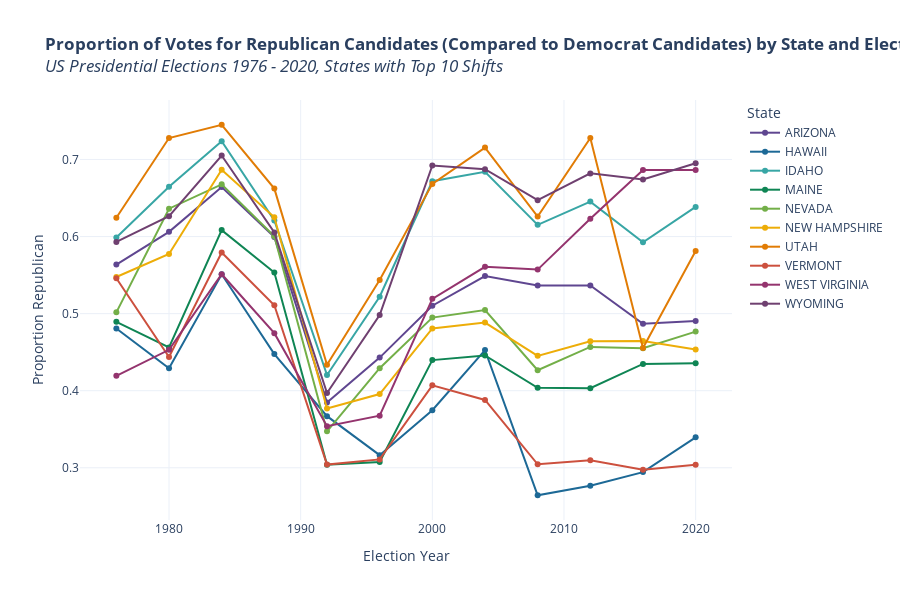

The notebook cell this image was saved under:
### Code cell
px.line(
    data_frame = rep_party_prop_df.filter(pl.col("state_po").is_in(top_diff_states)),
    x = "year", 
    y = "candidatevotes_prop",
    title = "<b>Proportion of Votes for Republican Candidates (Compared to Democrat Candidates) by State and Election Year</b><br><i>US Presidential Elections 1976 - 2020, States with Top 10 Shifts</i>",
    labels = {"candidatevotes_prop": "Proportion Republican", "year": "Election Year", "state": "State"},
    color = "state",
    color_discrete_sequence = px.colors.qualitative.Prism,
    markers = True,
    height = 600
)

### Figure 1 — Plotly figure (JSON) as saved in the notebook; plotly's stock layout.template omitted (floating-point values rounded to 4 significant figures)
{"data": [{"hovertemplate": "State=ARIZONA<br>Election Year=%{x}<br>Proportion Republican=%{y}<extra></extra>", "legendgroup": "ARIZONA", "line": {"color": "rgb(95, 70, 144)", "dash": "solid"}, "marker": {"symbol": "circle"}, "mode": "lines+markers", "name": "ARIZONA", "orientation": "v", "showlegend": true, "type": "scatter", "x": [1976, 1980, 1984, 1988, 1992, 1996, 2000, 2004, 2008, 2012, 2016, 2020], "xaxis": "x", "y": [0.5637, 0.6061, 0.6642, 0.5995, 0.3847, 0.4429, 0.5102, 0.5487, 0.5364, 0.5365, 0.4867, 0.4906], "yaxis": "y"}, {"hovertemplate": "State=HAWAII<br>Election Year=%{x}<br>Proportion Republican=%{y}<extra></extra>", "legendgroup": "HAWAII", "line": {"color": "rgb(29, 105, 150)", "dash": "solid"}, "marker": {"symbol": "circle"}, "mode": "lines+markers", "name": "HAWAII", "orientation": "v", "showlegend": true, "type": "scatter", "x": [1976, 1980, 1984, 1988, 1992, 1996, 2000, 2004, 2008, 2012, 2016, 2020], "xaxis": "x", "y": [0.4806, 0.429, 0.551, 0.4475, 0.367, 0.3164, 0.3746, 0.4526, 0.2644, 0.2768, 0.2944, 0.3395], "yaxis": "y"}, {"hovertemplate": "State=IDAHO<br>Election Year=%{x}<br>Proportion Republican=%{y}<extra></extra>", "legendgroup": "IDAHO", "line": {"color": "rgb(56, 166, 165)", "dash": "solid"}, "marker": {"symbol": "circle"}, "mode": "lines+markers", "name": "IDAHO", "orientation": "v", "showlegend": true, "type": "scatter", "x": [1976, 1980, 1984, 1988, 1992, 1996, 2000, 2004, 2008, 2012, 2016, 2020], "xaxis": "x", "y": [0.5988, 0.6646, 0.7236, 0.6208, 0.4203, 0.5218, 0.6717, 0.6839, 0.6152, 0.6453, 0.5926, 0.6384], "yaxis": "y"}, {"hovertemplate": "State=MAINE<br>Election Year=%{x}<br>Proportion Republican=%{y}<extra></extra>", "legendgroup": "MAINE", "line": {"color": "rgb(15, 133, 84)", "dash": "solid"}, "marker": {"symbol": "circle"}, "mode": "lines+markers", "name": "MAINE", "orientation": "v", "showlegend": true, "type": "scatter", "x": [1976, 1980, 1984, 1988, 1992, 1996, 2000, 2004, 2008, 2012, 2016, 2020], "xaxis": "x", "y": [0.4893, 0.4561, 0.6083, 0.5534, 0.3039, 0.3076, 0.4397, 0.4458, 0.4038, 0.4033, 0.4348, 0.4355], "yaxis": "y"}, {"hovertemplate": "State=NEVADA<br>Election Year=%{x}<br>Proportion Republican=%{y}<extra></extra>", "legendgroup": "NEVADA", "line": {"color": "rgb(115, 175, 72)", "dash": "solid"}, "marker": {"symbol": "circle"}, "mode": "lines+markers", "name": "NEVADA", "orientation": "v", "showlegend": true, "type": "scatter", "x": [1976, 1980, 1984, 1988, 1992, 1996, 2000, 2004, 2008, 2012, 2016, 2020], "xaxis": "x", "y": [0.5017, 0.6361, 0.6677, 0.6005, 0.3473, 0.4291, 0.4949, 0.5047, 0.4265, 0.4568, 0.455, 0.4767], "yaxis": "y"}, {"hovertemplate": "State=NEW HAMPSHIRE<br>Election Year=%{x}<br>Proportion Republican=%{y}<extra></extra>", "legendgroup": "NEW HAMPSHIRE", "line": {"color": "rgb(237, 173, 8)", "dash": "solid"}, "marker": {"symbol": "circle"}, "mode": "lines+markers", "name": "NEW HAMPSHIRE", "orientation": "v", "showlegend": true, "type": "scatter", "x": [1976, 1980, 1984, 1988, 1992, 1996, 2000, 2004, 2008, 2012, 2016, 2020], "xaxis": "x", "y": [0.5475, 0.5774, 0.6867, 0.6249, 0.3769, 0.3957, 0.4807, 0.4883, 0.4452, 0.464, 0.4646, 0.4536], "yaxis": "y"}, {"hovertemplate": "State=UTAH<br>Election Year=%{x}<br>Proportion Republican=%{y}<extra></extra>", "legendgroup": "UTAH", "line": {"color": "rgb(225, 124, 5)", "dash": "solid"}, "marker": {"symbol": "circle"}, "mode": "lines+markers", "name": "UTAH", "orientation": "v", "showlegend": true, "type": "scatter", "x": [1976, 1980, 1984, 1988, 1992, 1996, 2000, 2004, 2008, 2012, 2016, 2020], "xaxis": "x", "y": [0.6243, 0.7278, 0.745, 0.6622, 0.4336, 0.5437, 0.6683, 0.7154, 0.6258, 0.7279, 0.4554, 0.5813], "yaxis": "y"}, {"hovertemplate": "State=VERMONT<br>Election Year=%{x}<br>Proportion Republican=%{y}<extra></extra>", "legendgroup": "VERMONT", "line": {"color": "rgb(204, 80, 62)", "dash": "solid"}, "marker": {"symbol": "circle"}, "mode": "lines+markers", "name": "VERMONT", "orientation": "v", "showlegend": true, "type": "scatter", "x": [1976, 1980, 1984, 1988, 1992, 1996, 2000, 2004, 2008, 2012, 2016, 2020], "xaxis": "x", "y": [0.5459, 0.4436, 0.5792, 0.511, 0.3042, 0.3109, 0.407, 0.388, 0.3045, 0.3097, 0.2976, 0.3038], "yaxis": "y"}, {"hovertemplate": "State=WEST VIRGINIA<br>Election Year=%{x}<br>Proportion Republican=%{y}<extra></extra>", "legendgroup": "WEST VIRGINIA", "line": {"color": "rgb(148, 52, 110)", "dash": "solid"}, "marker": {"symbol": "circle"}, "mode": "lines+markers", "name": "WEST VIRGINIA", "orientation": "v", "showlegend": true, "type": "scatter", "x": [1976, 1980, 1984, 1988, 1992, 1996, 2000, 2004, 2008, 2012, 2016, 2020], "xaxis": "x", "y": [0.4193, 0.453, 0.5511, 0.4746, 0.3539, 0.3676, 0.5192, 0.5607, 0.5571, 0.623, 0.6863, 0.6863], "yaxis": "y"}, {"hovertemplate": "State=WYOMING<br>Election Year=%{x}<br>Proportion Republican=%{y}<extra></extra>", "legendgroup": "WYOMING", "line": {"color": "rgb(111, 64, 112)", "dash": "solid"}, "marker": {"symbol": "circle"}, "mode": "lines+markers", "name": "WYOMING", "orientation": "v", "showlegend": true, "type": "scatter", "x": [1976, 1980, 1984, 1988, 1992, 1996, 2000, 2004, 2008, 2012, 2016, 2020], "xaxis": "x", "y": [0.593, 0.6264, 0.7051, 0.6053, 0.397, 0.4981, 0.6922, 0.6874, 0.6471, 0.6819, 0.674, 0.695], "yaxis": "y"}], "layout": {"height": 600, "legend": {"title": {"text": "State"}, "tracegroupgap": 0}, "title": {"text": "<b>Proportion of Votes for Republican Candidates (Compared to Democrat Candidates) by State and Election Year</b><br><i>US Presidential Elections 1976 - 2020, States with Top 10 Shifts</i>"}, "xaxis": {"anchor": "y", "domain": [0, 1], "title": {"text": "Election Year"}}, "yaxis": {"anchor": "x", "domain": [0, 1], "title": {"text": "Proportion Republican"}}}}
